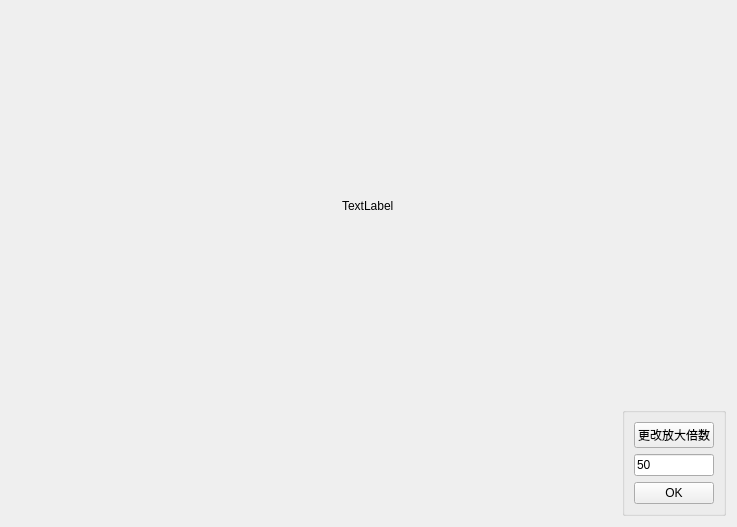
<?xml version="1.0" encoding="UTF-8"?>
<ui version="4.0">
 <class>PhotoDialog</class>
 <widget class="QDialog" name="PhotoDialog">
  <property name="geometry">
   <rect>
    <x>0</x>
    <y>0</y>
    <width>737</width>
    <height>527</height>
   </rect>
  </property>
  <property name="windowTitle">
   <string>Dialog</string>
  </property>
  <layout class="QVBoxLayout" name="verticalLayout_2" stretch="5,1">
   <item>
    <widget class="QWidget" name="bigBorder" native="true">
     <layout class="QHBoxLayout" name="horizontalLayout_2">
      <property name="spacing">
       <number>0</number>
      </property>
      <property name="leftMargin">
       <number>0</number>
      </property>
      <property name="topMargin">
       <number>0</number>
      </property>
      <property name="rightMargin">
       <number>0</number>
      </property>
      <property name="bottomMargin">
       <number>0</number>
      </property>
      <item alignment="Qt::AlignHCenter|Qt::AlignVCenter">
       <widget class="CornerClickLabel" name="bigLabel">
        <property name="text">
         <string>TextLabel</string>
        </property>
       </widget>
      </item>
     </layout>
    </widget>
   </item>
   <item>
    <layout class="QHBoxLayout" name="horizontalLayout" stretch="10,1">
     <item>
      <widget class="QWidget" name="scaleBorder" native="true">
       <layout class="QHBoxLayout" name="horizontalLayout_3">
        <property name="spacing">
         <number>0</number>
        </property>
        <property name="leftMargin">
         <number>0</number>
        </property>
        <property name="topMargin">
         <number>0</number>
        </property>
        <property name="rightMargin">
         <number>0</number>
        </property>
        <property name="bottomMargin">
         <number>0</number>
        </property>
        <item alignment="Qt::AlignHCenter|Qt::AlignVCenter">
         <widget class="ClickLabel" name="scaleLabel">
          <property name="text">
           <string/>
          </property>
         </widget>
        </item>
       </layout>
      </widget>
     </item>
     <item>
      <widget class="QGroupBox" name="groupBox">
       <property name="focusPolicy">
        <enum>Qt::NoFocus</enum>
       </property>
       <property name="title">
        <string/>
       </property>
       <layout class="QVBoxLayout" name="verticalLayout_3">
        <item>
         <widget class="QPushButton" name="pushButton">
          <property name="focusPolicy">
           <enum>Qt::NoFocus</enum>
          </property>
          <property name="text">
           <string>更改放大倍数</string>
          </property>
         </widget>
        </item>
        <item>
         <widget class="QLineEdit" name="lineEdit">
          <property name="enabled">
           <bool>true</bool>
          </property>
          <property name="mouseTracking">
           <bool>false</bool>
          </property>
          <property name="focusPolicy">
           <enum>Qt::ClickFocus</enum>
          </property>
          <property name="text">
           <string>50</string>
          </property>
         </widget>
        </item>
        <item>
         <widget class="QPushButton" name="pushButton_2">
          <property name="focusPolicy">
           <enum>Qt::NoFocus</enum>
          </property>
          <property name="text">
           <string>OK</string>
          </property>
         </widget>
        </item>
       </layout>
      </widget>
     </item>
    </layout>
   </item>
  </layout>
 </widget>
 <customwidgets>
  <customwidget>
   <class>ClickLabel</class>
   <extends>QLabel</extends>
   <header>clicklabel.h</header>
  </customwidget>
  <customwidget>
   <class>CornerClickLabel</class>
   <extends>QLabel</extends>
   <header>cornerclicklabel.h</header>
  </customwidget>
 </customwidgets>
 <resources/>
 <connections/>
</ui>
